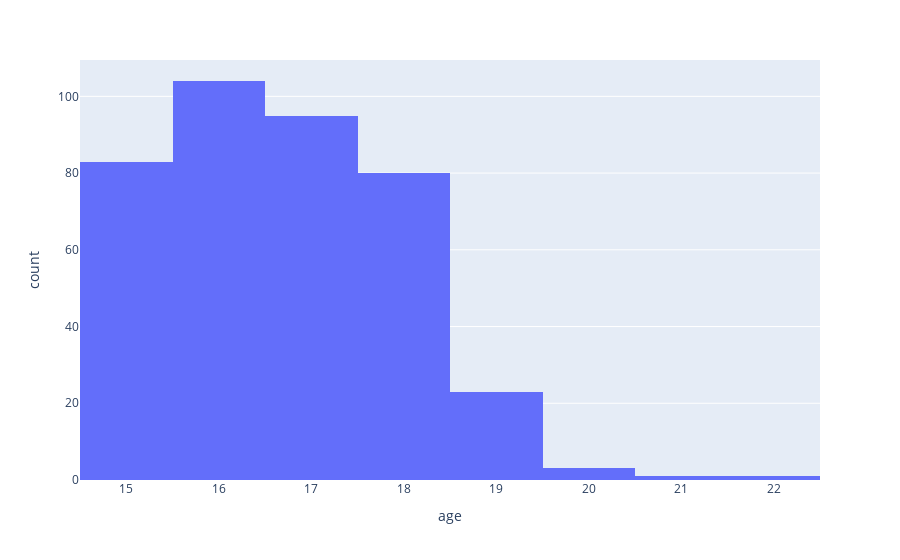

Notebook source saved alongside this figure:
### Code cell
import plotly.express as px

fig = px.histogram(student_data, x="age")
fig.show()

### Figure 1 — Plotly figure (JSON) as saved in the notebook; plotly's stock layout.template omitted (floating-point values rounded to 4 significant figures; data arrays with more than 128 entries replaced by an {"elided": "..."} marker saying what was removed)
{"data": [{"alignmentgroup": "True", "bingroup": "x", "hovertemplate": "age=%{x}<br>count=%{y}<extra></extra>", "legendgroup": "", "marker": {"color": "#636efa", "pattern": {"shape": ""}}, "name": "", "offsetgroup": "", "orientation": "v", "showlegend": false, "type": "histogram", "x": {"elided": "390 int values"}, "xaxis": "x", "yaxis": "y"}], "layout": {"barmode": "relative", "legend": {"tracegroupgap": 0}, "margin": {"t": 60}, "xaxis": {"anchor": "y", "domain": [0, 1], "title": {"text": "age"}}, "yaxis": {"anchor": "x", "domain": [0, 1], "title": {"text": "count"}}}}
